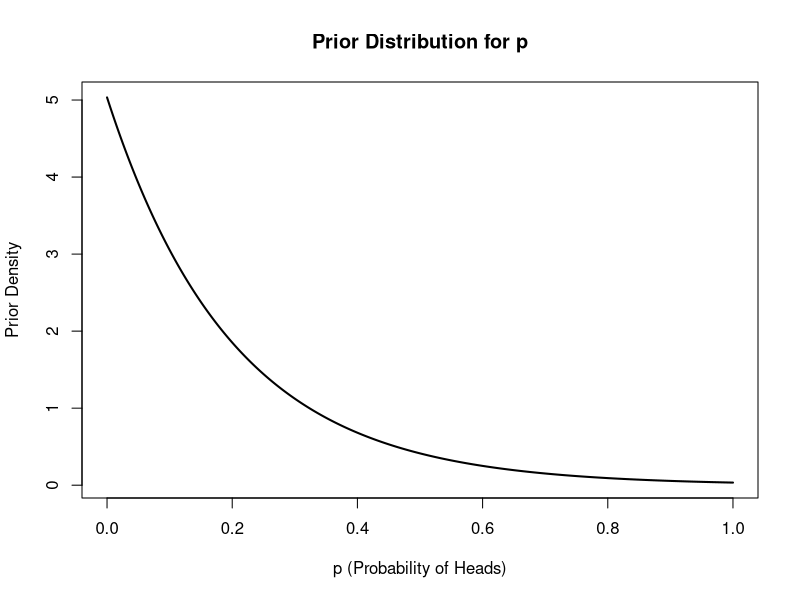
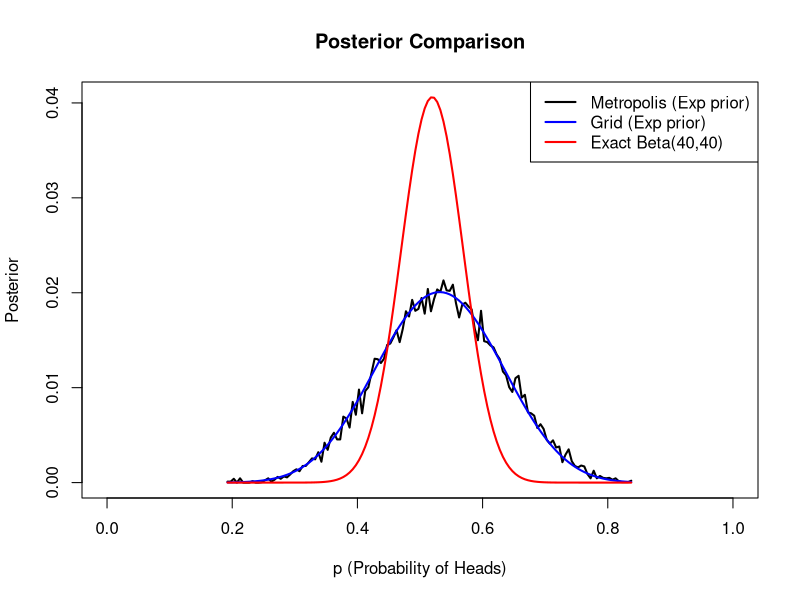
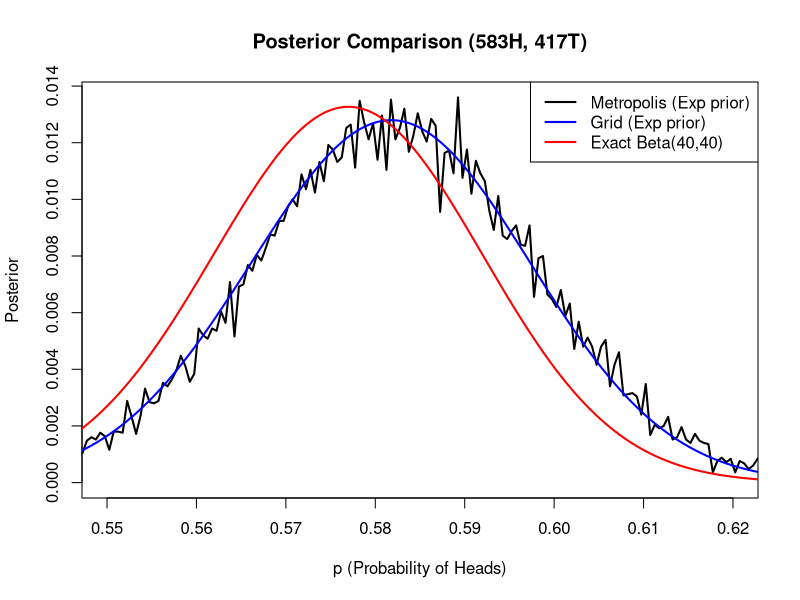

Write R code to recreate these figures, in order.
## ---- chunk 1
knitr::opts_chunk$set(echo = TRUE)
## ---- chunk 2
rm(list=ls())
# define x values between 0 and 1
x <- seq(0, 1, length = 1000)

# define the prior density
prior <- dexp(x, rate = 5) / 0.9932621

# plot
plot(x, prior, type = "l", lwd = 2,
     xlab = "p (Probability of Heads)",
     ylab = "Prior Density",
     main = "Prior Distribution for p")

## ---- chunk 3
rm(list=ls())

# data
heads <- 14
tails <- 10

# metropolis algorithm
set.seed(1) # for reproducibility

n_iter <- 25000
samples <- numeric(n_iter)
samples[1] <- 0.5

proposal_sd <- 0.05

posterior_fun <- function(x) {
  if (x <= 0 || x >= 1) return(0)
  
  likelihood <- x^heads * (1 - x)^tails
  prior <- dexp(x, rate=5) / 0.9932621
  
  return(likelihood * prior)
}

for (i in 2:n_iter) {
  
  proposal <- rnorm(1, samples[i-1], proposal_sd)
  
  accept_ratio <- posterior_fun(proposal) /
                  posterior_fun(samples[i-1])
  
  if (runif(1) < accept_ratio) {
    samples[i] <- proposal
  } else {
    samples[i] <- samples[i-1]
  }
}

# burn-in
someDistribution <- samples[5000:n_iter]

# histogram to define x values
myHist <- hist(someDistribution, breaks=200, plot=FALSE)

x_vals <- myHist$mids

# normalize metropolis
metro_density <- myHist$counts / length(someDistribution)

# grid approximation
likelihood <- x_vals^heads * (1 - x_vals)^tails
prior_exp <- dexp(x_vals, rate=5) / 0.9932621

posterior_grid <- likelihood * prior_exp
posterior_grid <- posterior_grid / sum(posterior_grid)

# posterior
posterior_beta <- dbeta(x_vals, 40 + heads, 40 + tails)
posterior_beta <- posterior_beta / sum(posterior_beta)

# plot
y_max <- max(c(metro_density, posterior_grid, posterior_beta))

plot(x_vals, metro_density, type="l",col="black",lwd=2,
     xlab="p (Probability of Heads)",ylab="Posterior",
     main="Posterior Comparison",xlim=c(0,1), ylim=c(0, y_max))

lines(x_vals, posterior_grid, col="blue", lwd=2)
lines(x_vals, posterior_beta, col="red", lwd=2)

legend("topright",legend=c("Metropolis (Exp prior)","Grid (Exp prior)",
                "Exact Beta(40,40)"),col=c("black","blue","red"),lwd=2)


## ---- chunk 4
rm(list=ls())
# data
heads <- 583
tails <- 417

# metropolis
set.seed(1) # for reproducibility

n_iter <- 30000
samples <- numeric(n_iter)
samples[1] <- heads / (heads + tails)   # starting value adjusted to data

proposal_sd <- 0.01   # smaller step size!

posterior_fun <- function(x) {
  if (x <= 0 || x >= 1) return(0)
  
  likelihood <- x^heads * (1 - x)^tails
  prior <- dexp(x, rate=5) / 0.9932621
  
  return(likelihood * prior)
}

for (i in 2:n_iter) {
  
  proposal <- rnorm(1, samples[i-1], proposal_sd)
  
  accept_ratio <- posterior_fun(proposal) /
                  posterior_fun(samples[i-1])
  
  if (runif(1) < accept_ratio) {
    samples[i] <- proposal
  } else {
    samples[i] <- samples[i-1]
  }
}

# burn-in
someDistribution <- samples[5000:n_iter]

# histogram to define x values
myHist <- hist(someDistribution, breaks=200, plot=FALSE)
x_vals <- myHist$mids

metro_density <- myHist$counts / length(someDistribution)

# grid approximation
likelihood <- x_vals^heads * (1 - x_vals)^tails
prior_exp <- dexp(x_vals, rate=5) / 0.9932621

posterior_grid <- likelihood * prior_exp
posterior_grid <- posterior_grid / sum(posterior_grid)

# posterior
posterior_beta <- dbeta(x_vals, 40 + heads, 40 + tails)
posterior_beta <- posterior_beta / sum(posterior_beta)

# plot
y_max <- max(c(metro_density,posterior_grid,posterior_beta))

plot(x_vals, metro_density,type="l",col="black",lwd=2,
     xlab="p (Probability of Heads)",ylab="Posterior",
     main="Posterior Comparison (583H, 417T)",
     xlim=c(0.55, 0.62),   # to zoooooom in a bit
     ylim=c(0, y_max))

lines(x_vals, posterior_grid, col="blue", lwd=2)
lines(x_vals, posterior_beta, col="red", lwd=2)

legend("topright",legend=c("Metropolis (Exp prior)","Grid (Exp prior)",
                "Exact Beta(40,40)"), col=c("black","blue","red"),lwd=2)

